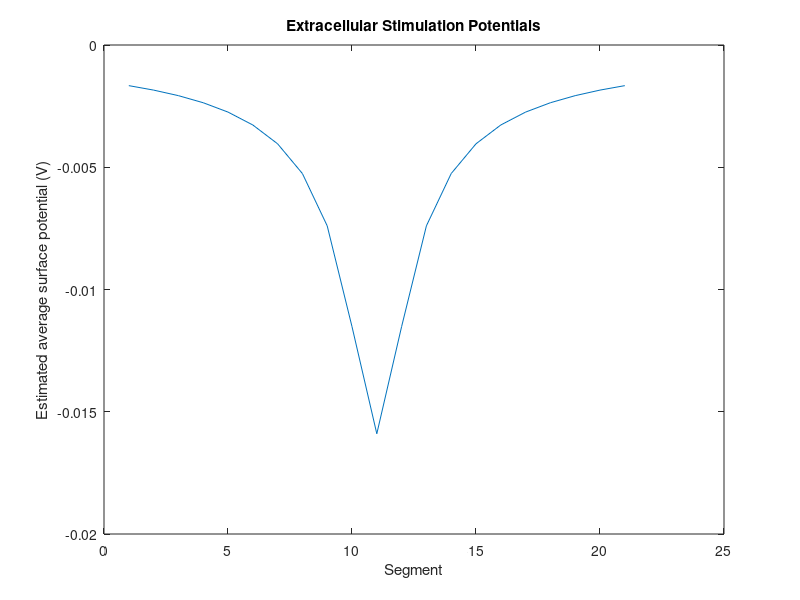

This figure's MATLAB source:
% Written by Michael Pallotta (map182)

clc
clear

%Params
conductivity = 1; %s/m
is = 0.001; %A
d = 0.005; %m
diam = 10e-6; %m
nseg = 21;
l = 0.1; %m
dl = l/nseg; %m

%Length of array
steps = 1:nseg;

%Capture more decimal points
format long

%Populate array
for i = steps
    
    dseg = abs(11 - i);
    R = sqrt( (dseg*dl)^2 + (d + diam/2)^2 );
    % Estimating potential for point in center of axon in space, as average
    % of potential across cross section through midpoint of axon
    
    voltages(i) = - is/( 4*pi*conductivity*R);
    
    %Print to command window for export
    disp(voltages(i))
    
end

plot(steps,voltages), xlabel('Segment'), ylabel('Estimated average surface potential (V)'), title('Extracellular Stimulation Potentials')






